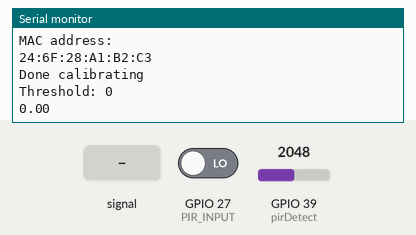
This program was run on a simulated ESP32. Shown: the last lines printed to the serial monitor. Inputs (shaded band) come from the test bench; at power-on: GPIO 39 (pirDetect) = 2048, GPIO 27 (PIR_INPUT) LOW. WiFi joins after 1.5 s; servers stay silent unless stated; EEPROM starts erased.

Above: at 14.8 s.
14.9 s: GPIO 39 (pirDetect) fed a 200 Hz sine of ±327 counts around its level
At 16.2 s:
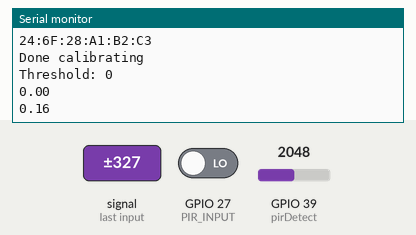
16.4 s: GPIO 39 (pirDetect) set to 2866
At 17.4 s:
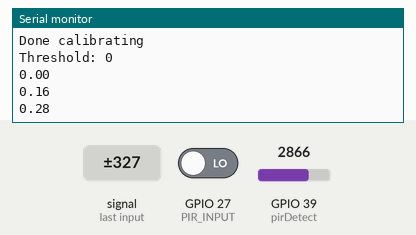
17.9 s: GPIO 39 (pirDetect) fed a 1000 Hz sine of ±1023 counts around its level
At 19.1 s:
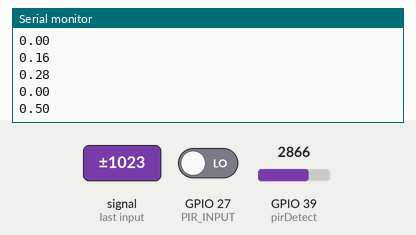
19.4 s: GPIO 39 (pirDetect) set to 4095
At 20.4 s:
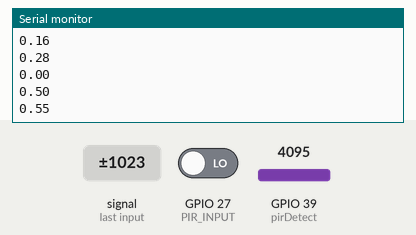
Timing chart, 0 to 21.9 s (numbered marks = the images above; inputs shaded):
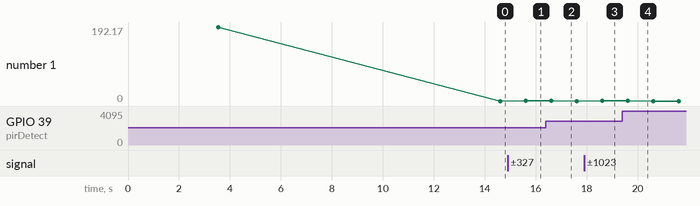

The program:

main.cpp
```cpp
#include <Arduino.h>
#include <HttpClient.h>
#include <WiFi.h>
#include <inttypes.h>
#include <stdio.h>


#include "esp_system.h"
//#include "freertos/FreeRTOS.h"
//#include "freertos/task.h"
#include "nvs.h"
#include "nvs_flash.h"

#define PIR_INPUT 27
#define GREEN_PIN 25
// put function declarations here:
const int sampleWindow = 1000;
const int calibWindow = 50;
unsigned int sample;
unsigned int minS;
unsigned int getPeak();

char ssid[50]; // your network SSID (name)
char pass[50]; // your network password (use for WPA, or use
// as key for WEP)
// Name of the server we want to connect to
const char kHostname[] = "3.15.34.160";
// Path to download (this is the bit after the hostname in the URL
// that you want to download
const char kPath[] = "/post";
// Number of milliseconds to wait without receiving any data before we give up
const int kNetworkTimeout = 30 * 1000;
// Number of milliseconds to wait if no data is available before trying again
const int kNetworkDelay = 1000;

const int deviceID = 2;
void init_NVS();
void nvs_access();
void setup_wifi();
void pirDetect();
std::pair<double, bool> getReadings();
WiFiClient wifiClient;
HttpClient httpClient = HttpClient(wifiClient,kHostname,5000);
void setup() {
  Serial.begin(9600);
  pinMode(PIR_INPUT, INPUT);
  // pinMode(GREEN_PIN, OUTPUT);
  // digitalWrite(GREEN_PIN, LOW);
  //init_NVS();
  setup_wifi();
  minS = getPeak();
  for (int i = 0; i < 200; i++){
    sample = getPeak();
    if (sample > minS){
      minS = sample;
    }
  }
  Serial.println("Done calibrating");
  Serial.print("Threshold: ");
  Serial.println(minS);
}

void loop() {
  // unsigned int peakToPeak = getPeak();
  // if (peakToPeak < minS){
  //   Serial.println("Ignore this crap");
  // }
  // else{
  //   Serial.println(peakToPeak);
  // }
  // pirDetect();
  // delay(50);
  double audioSum = 0;
  unsigned int motionSum = 0;
  for(int i = 0 ; i<20;i++){
    std::pair<double, bool> reading = getReadings();
    audioSum+=reading.first;
    motionSum+=reading.second;
  }
  std::string s = "{\"id\" : "+std::to_string(deviceID)+", \"audio\" : "+std::to_string(audioSum)+", \"motion\" : "+std::to_string(motionSum)+"}";
  String contentType = "application/json";
  //String postData = "{\"pee\":\"poo\"}";
  httpClient.post("/post",contentType,s.c_str());

  int statusCode = httpClient.responseStatusCode();
  String response = httpClient.responseBody();
  Serial.print("Status code: ");
  Serial.println(statusCode);
  Serial.print("Response: ");
  Serial.println(response);

}

void pirDetect(){
  int motion = digitalRead(PIR_INPUT);
  if (motion){
    Serial.println("Motion detected");
    digitalWrite(GREEN_PIN, HIGH);
  }
  else {
    Serial.println("No movement");
    digitalWrite(GREEN_PIN, LOW);
  }
}

unsigned int getPeak(){
  unsigned long startMillis = millis();
  unsigned int peakToPeak = 0;
  unsigned int signalMax = 0;
  unsigned int signalMin = 5000;
  while(millis()- startMillis < calibWindow){
    sample = analogRead(39);
      if (sample > signalMax){
        signalMax = sample;
      }
      else if (sample < signalMin){
        signalMin = sample;
      }
  }
  peakToPeak = signalMax - signalMin;
  return peakToPeak;
}

std::pair<double, bool> getReadings(){
  unsigned long startMillis = millis();
  unsigned int peakToPeak = 0;
  bool motionFlag = false;
  unsigned int signalMax = 0;
  unsigned int signalMin = 5000;
  while(millis()- startMillis < sampleWindow){
    sample = analogRead(39);
    int motion = digitalRead(PIR_INPUT);
    if (motion){
      motionFlag = true;
    }
      if (sample > signalMax){
        signalMax = sample;
      }
      else if (sample < signalMin){
        signalMin = sample;
      }
  }
  peakToPeak = signalMax - signalMin;
  if (peakToPeak <= minS){
    peakToPeak = 0;
  }
  double standVal = (1.0*peakToPeak)/4096.0;
  Serial.println(standVal);
  return std::make_pair(standVal, motionFlag);
}

void init_NVS(){
  Serial.begin(9600);
  delay(1000);
  // Initialize NVS
  esp_err_t err = nvs_flash_init();
  if (err == ESP_ERR_NVS_NO_FREE_PAGES || err == ESP_ERR_NVS_NEW_VERSION_FOUND) {
    // NVS partition was truncated and needs to be erased
    // Retry nvs_flash_init
    ESP_ERROR_CHECK(nvs_flash_erase());
    err = nvs_flash_init();
  }
  ESP_ERROR_CHECK(err);
  Serial.printf("\n");
  Serial.printf("Opening Non-Volatile Storage (NVS) handle... ");
  nvs_handle_t my_handle;
  err = nvs_open("storage", NVS_READWRITE, &my_handle);
  if (err != ESP_OK) {
    Serial.printf("Error (%s) opening NVS handle!\n", esp_err_to_name(err));
  } else {
    Serial.printf("Done\n");
    // Write
    Serial.printf("Updating ssid/pass in NVS ... ");
    char ssid[] = "UCInet Mobile Access";
    char pass[] = "";
    err = nvs_set_str(my_handle, "ssid", ssid);
    err |= nvs_set_str(my_handle, "pass", pass);
    Serial.printf((err != ESP_OK) ? "Failed!\n" : "Done\n");
    // Commit written value.
    // After setting any values, nvs_commit() must be called to ensure changes
    // are written to flash storage. Implementations may write to storage at
    // other times, but this is not guaranteed.
    Serial.printf("Committing updates in NVS ... ");
    err = nvs_commit(my_handle);
    Serial.printf((err != ESP_OK) ? "Failed!\n" : "Done\n");
    // Close
    nvs_close(my_handle);
  }
}

void nvs_access() {
// Initialize NVS
  esp_err_t err = nvs_flash_init();
  if (err == ESP_ERR_NVS_NO_FREE_PAGES ||
  err == ESP_ERR_NVS_NEW_VERSION_FOUND) {
    // NVS partition was truncated and needs to be erased
    // Retry nvs_flash_init
    ESP_ERROR_CHECK(nvs_flash_erase());
    err = nvs_flash_init();
  }
  ESP_ERROR_CHECK(err);
  // Open
  Serial.printf("\n");
  Serial.printf("Opening Non-Volatile Storage (NVS) handle... ");
  nvs_handle_t my_handle;
  err = nvs_open("storage", NVS_READWRITE, &my_handle);
  if (err != ESP_OK) {
    Serial.printf("Error (%s) opening NVS handle!\n", esp_err_to_name(err));
  } else {
  Serial.printf("Done\n");
  Serial.printf("Retrieving SSID/PASSWD\n");
  size_t ssid_len;
  size_t pass_len;
  err = nvs_get_str(my_handle, "ssid", ssid, &ssid_len);
  err |= nvs_get_str(my_handle, "pass", pass, &pass_len);
  switch (err) {
    case ESP_OK:
      Serial.printf("Done\n");
      //Serial.printf("SSID = %s\n", ssid);
      //Serial.printf("PASSWD = %s\n", pass);
      break;
    case ESP_ERR_NVS_NOT_FOUND:
      Serial.printf("The value is not initialized yet!\n");
      break;
    default:
    Serial.printf("Error (%s) reading!\n", esp_err_to_name(err));
  }
  }
  // Close
  nvs_close(my_handle);
}
void setup_wifi(){
  Serial.begin(9600);
  delay(1000);
  // Retrieve SSID/PASSWD from flash before anything else
  nvs_access();
  // We start by connecting to a WiFi network
  delay(1000);
  Serial.println();
  Serial.println();
  Serial.print("Connecting to ");
  Serial.println(ssid);
  WiFi.begin(ssid, pass);
  while (WiFi.status() != WL_CONNECTED) {
    delay(500);
    Serial.print(".");
  }
  Serial.println("");
  Serial.println("WiFi connected");
  Serial.println("IP address: ");
  Serial.println(WiFi.localIP());
  Serial.println("MAC address: ");
  Serial.println(WiFi.macAddress());
}
```

Measured:
- after the input at 14.9 s, the serial monitor: prints a new line after 0.72 s (image 1)
- after the input at 16.4 s, the serial monitor: prints a new line after 0.22 s (image 2)
- after the input at 17.9 s, the serial monitor: prints a new line after 0.72 s (image 3)
- after the input at 19.4 s, the serial monitor: prints a new line after 0.22 s (image 4)
- plotted number 1: 0 → 0.16 after the input at 14.9 s, 0 → 0.5 after the input at 17.9 s
